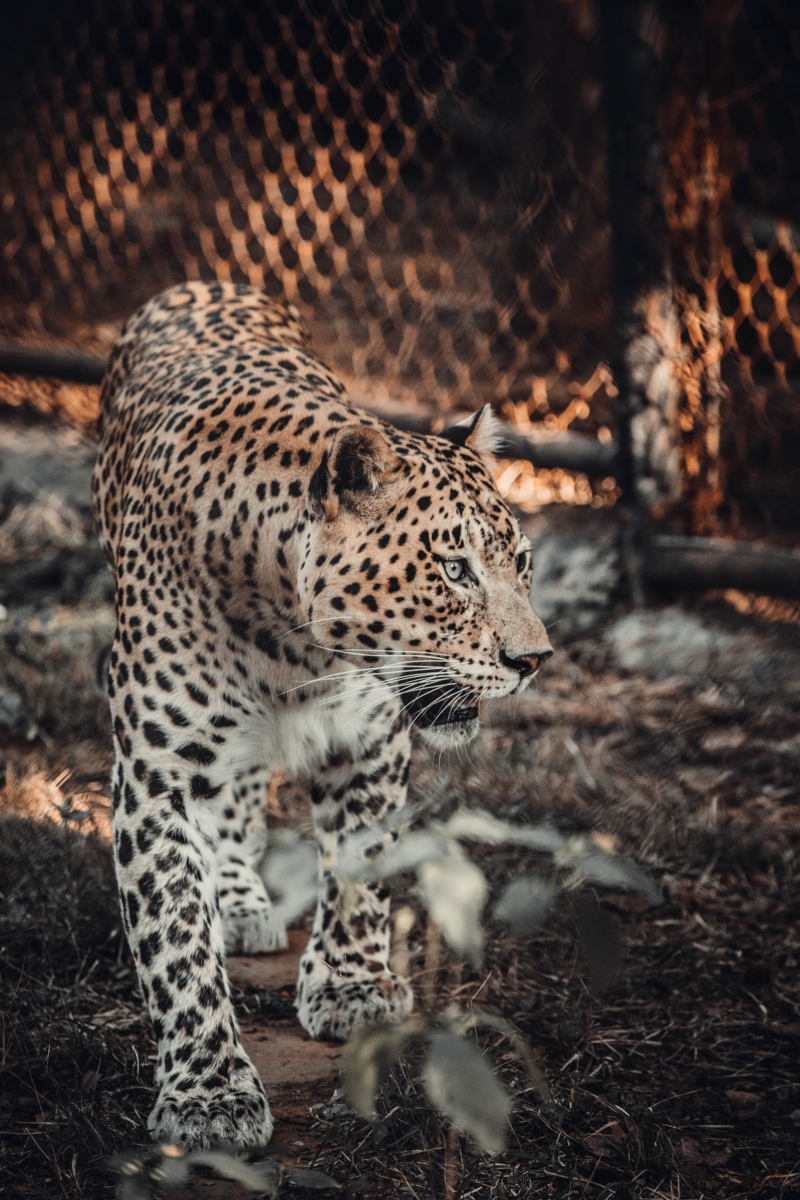
#> input picture Pawan-Shejwal/opencv tutorial/photos/tiger.jpg, 4000 x 6000 px (shown at 1/5 size)
$ python 'grayscale .py'
#> lines starting #> are read from the running program, lines starting #| are printed output that depends on the picture

import cv2 as cv
img=cv.imread("photos/tiger.jpg")
#> img is the input picture: shape (6000, 4000, 3); mean B, G, R 60.6, 65.9, 76.7
def rescaleFrame(frame,scale=0.75):
#> called with scale = 0.2
    width = int(frame.shape[1] * scale)
#> width = 800
    height =int(frame.shape[0] * scale)
#> height = 1200

    dimensions =(width,height)
#> dimensions = (800, 1200)
    return cv.resize(frame,dimensions,interpolation =cv.INTER_AREA)

dchangedimg=rescaleFrame(img,scale=0.20)
cv.imshow('tiger',dchangedimg)
#greyscale img
grayImg=cv.cvtColor(dchangedimg,cv.COLOR_BGR2GRAY) #converting to grayscale
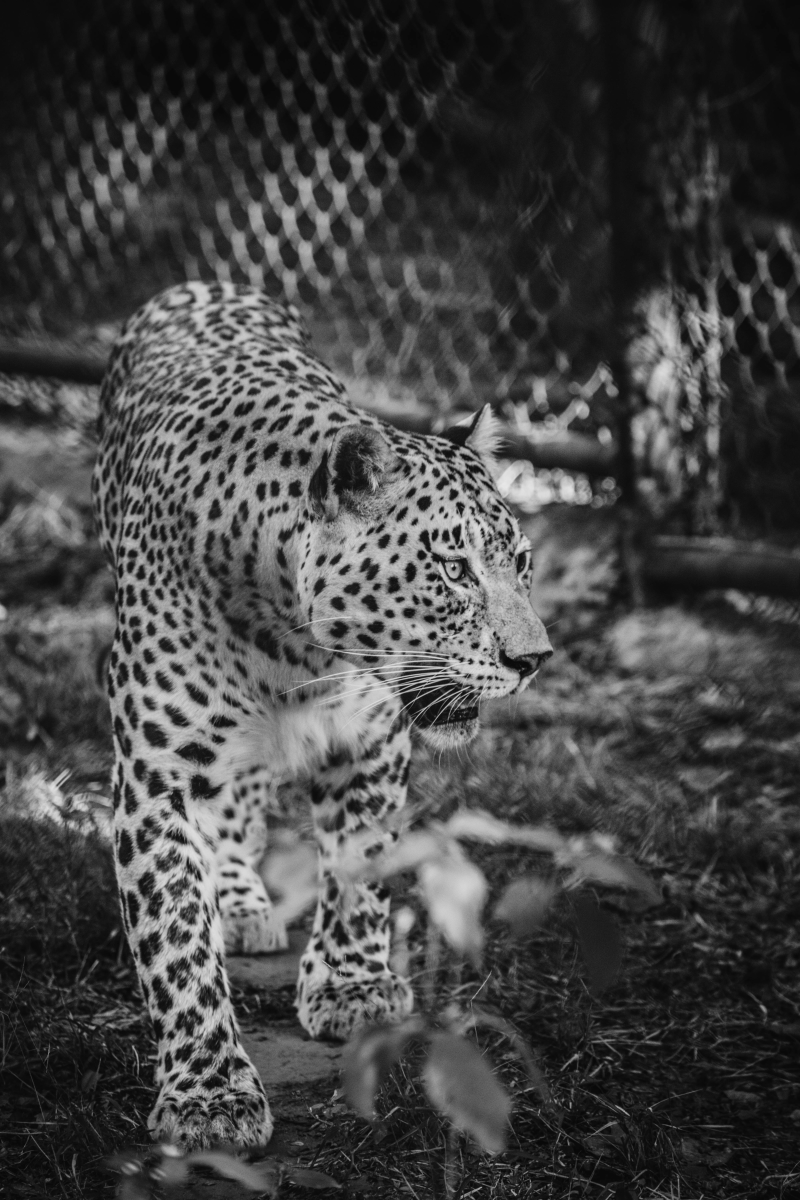
#> grayImg: shape (1200, 800); min 8, max 231, mean 68.5
cv.imshow("gray",grayImg)

#blur image
blur_img=cv.GaussianBlur(dchangedimg,(7,7),cv.BORDER_DEFAULT)
cv.imshow('blur',blur_img)

#Edgecascade
cannyedimage=cv.Canny(dchangedimg,threshold1=30,threshold2=40)#finding edges in the
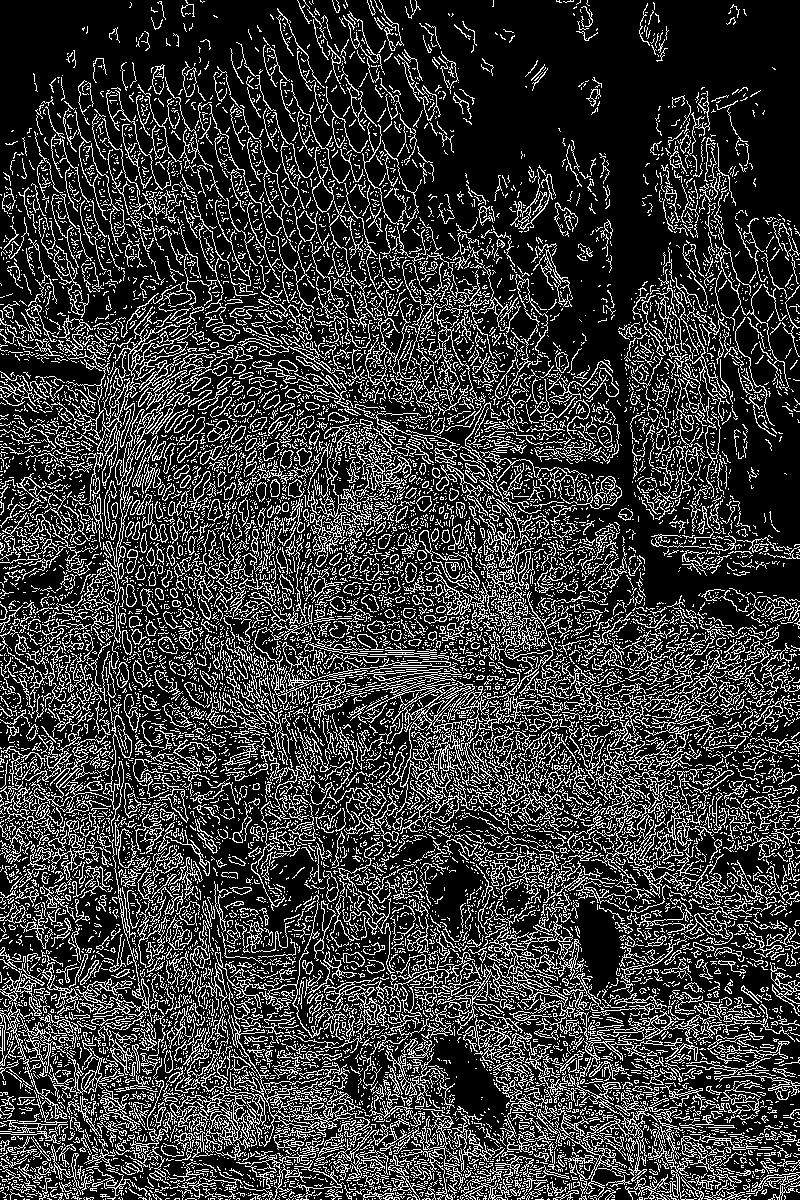
#> cannyedimage: shape (1200, 800); 22.4% white in thin lines or dots
cv.imshow('Canny edges',cannyedimage)

#dilating edges
kernel=(9,9)  #(x,y)
dilation=cv.dilate(cannyedimage,kernel,iterations=1)   ## dilates the canny edge
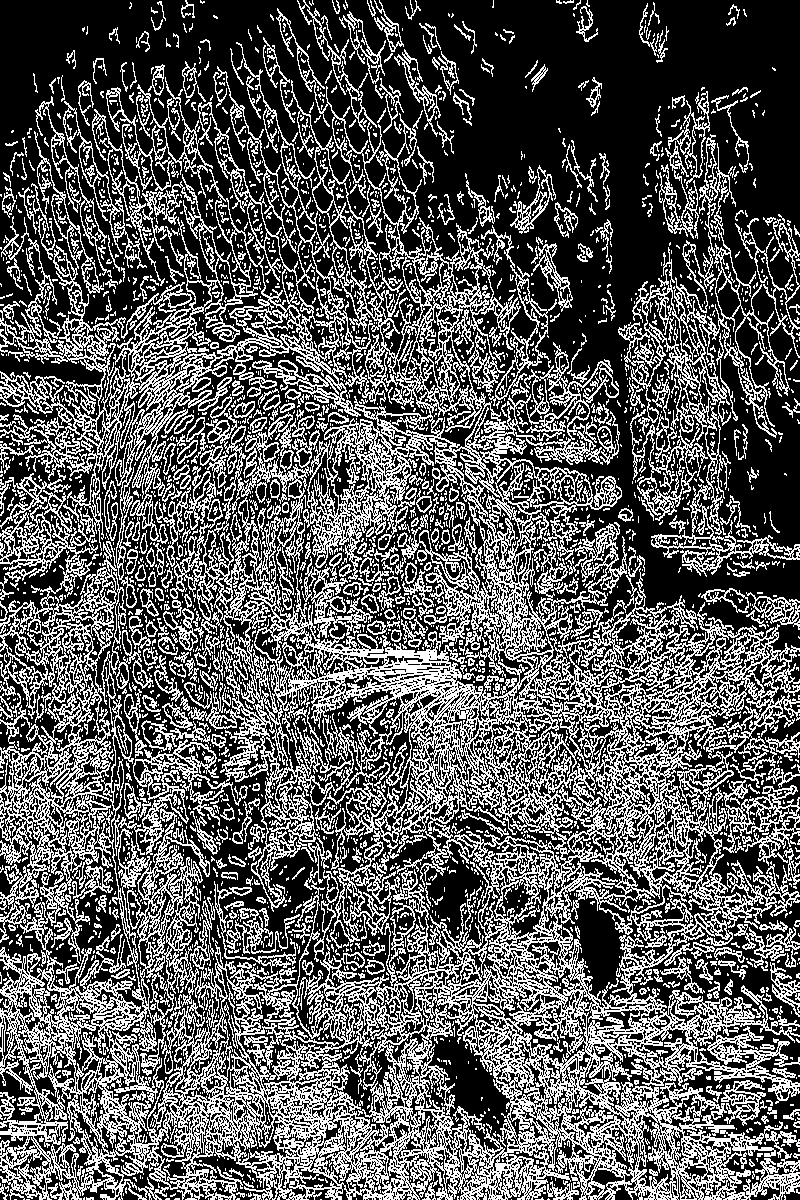
#> dilation: shape (1200, 800); 36% white in thin lines or dots
cv.imshow('Dilated Image',dilation)

#eroding
erosion=cv.erode(dilation,kernel,iterations=1)    ### erodes the dilation
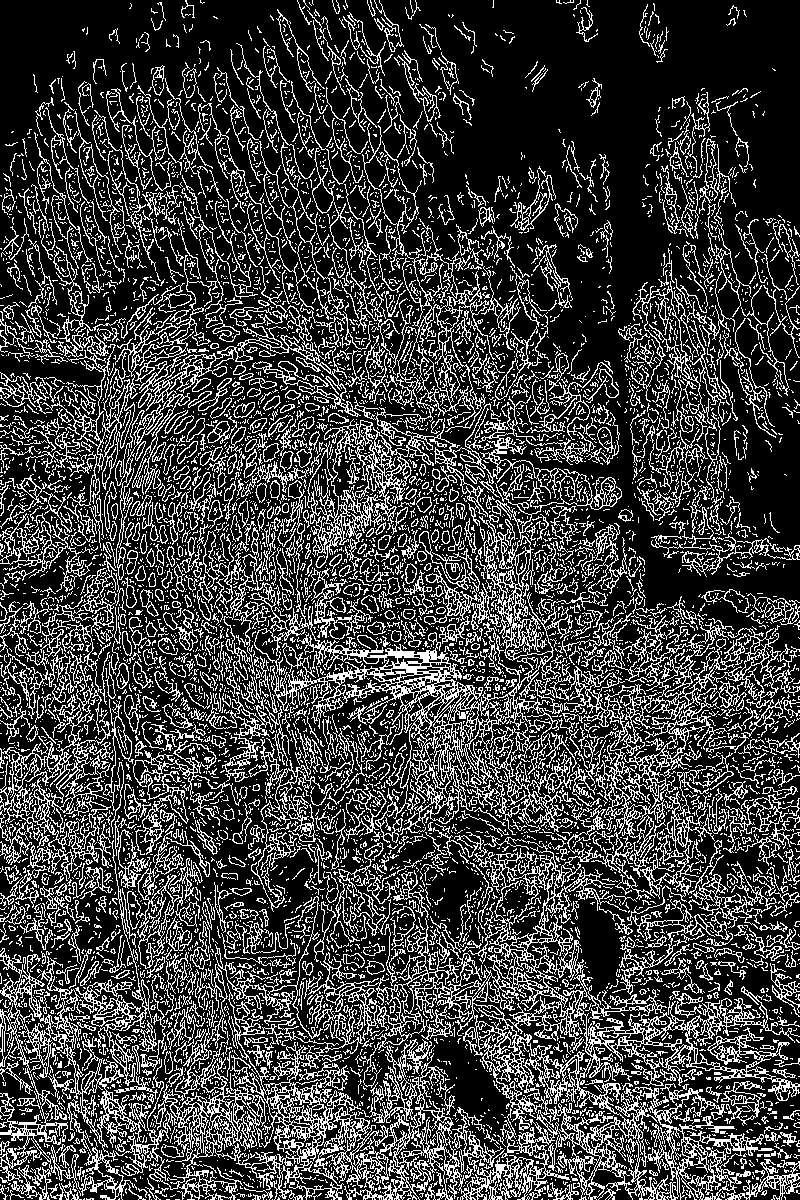
#> erosion: shape (1200, 800); 24.8% white in thin lines or dots
cv.imshow('Eroded',erosion)

#resized
resized =cv.resize(img,(500,500),interpolation=cv.INTER_CUBIC)
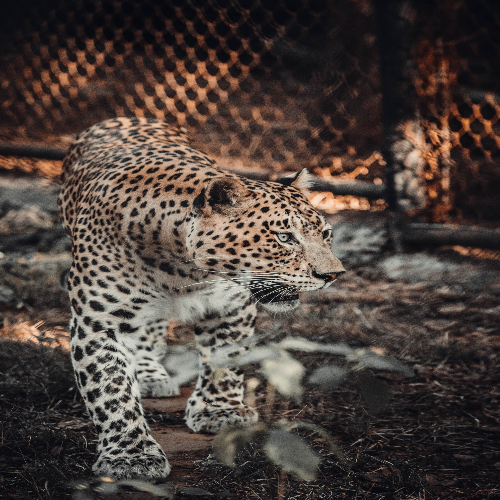
#> resized: shape (500, 500, 3); mean B, G, R 60.6, 65.9, 76.7
cv.imshow('Resized', resized )

#Crapping
cropped =img[50:200,200:400]
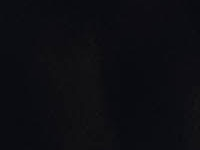
#> cropped: shape (150, 200, 3); mean B, G, R 17.7, 13.1, 12.7
cv.imshow('Croped', cropped)

cv.waitKey(0)

$ run again, with Pawan-Shejwal/opencv tutorial/photos/cat.jpg copied over Pawan-Shejwal/opencv tutorial/photos/tiger.jpg
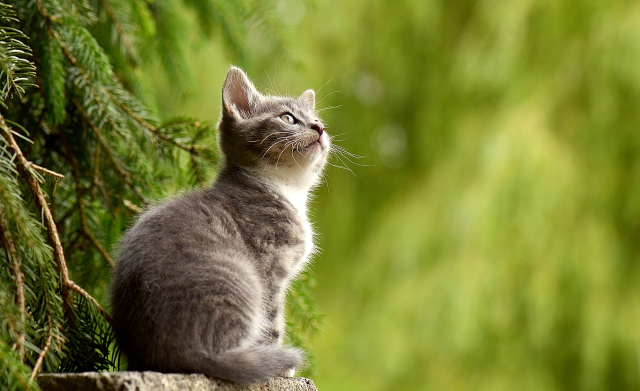
#> input picture Pawan-Shejwal/opencv tutorial/photos/cat.jpg, 1280 x 781 px (shown at 1/2 size)
#> img is the input picture: shape (781, 1280, 3); mean B, G, R 49.7, 125.8, 119.2
#> `cannyedimage=cv.Canny(dchangedimg,threshold1=30,threshold2=40)#finding..`:
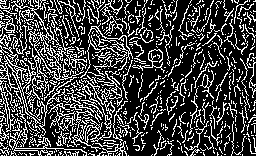
#> cannyedimage: shape (156, 256); 26.5% white in thin lines or dots
#> dilation: shape (156, 256); 41.2% white in thin lines or dots
#> erosion: shape (156, 256); 29.7% white in thin lines or dots
#> `cropped =img[50:200,200:400]`:
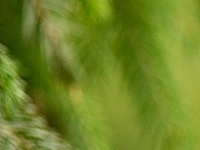
#> cropped: shape (150, 200, 3); mean B, G, R 37.7, 131.4, 110.6

$ run again, with Pawan-Shejwal/opencv tutorial/photos/family.jpg copied over Pawan-Shejwal/opencv tutorial/photos/tiger.jpg
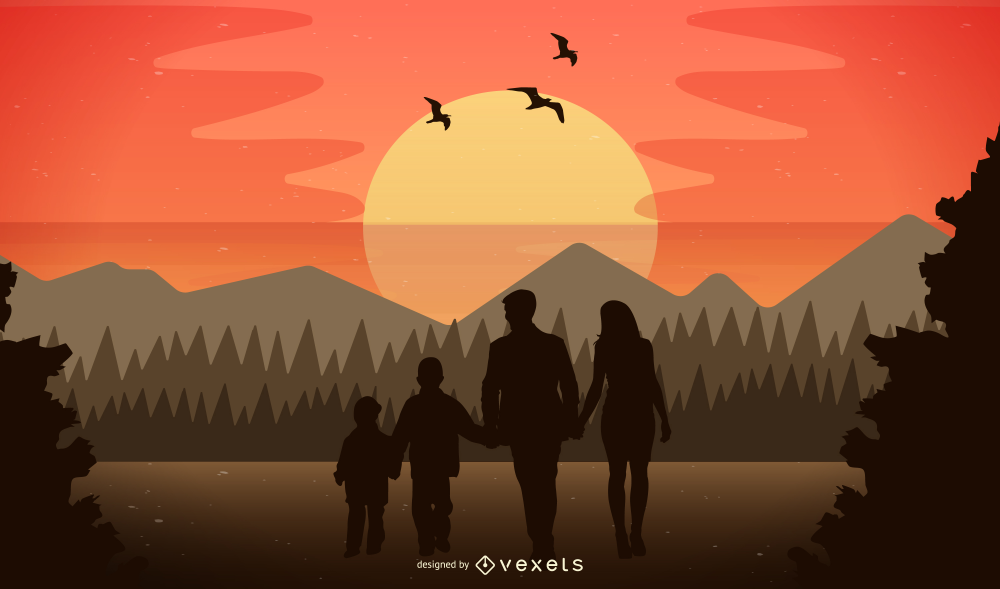
#> input picture Pawan-Shejwal/opencv tutorial/photos/family.jpg, 3000 x 1765 px (shown at 1/3 size)
#> img is the input picture: shape (1765, 3000, 3); mean B, G, R 50.8, 79.4, 147.8
#> `cannyedimage=cv.Canny(dchangedimg,threshold1=30,threshold2=40)#finding..`:
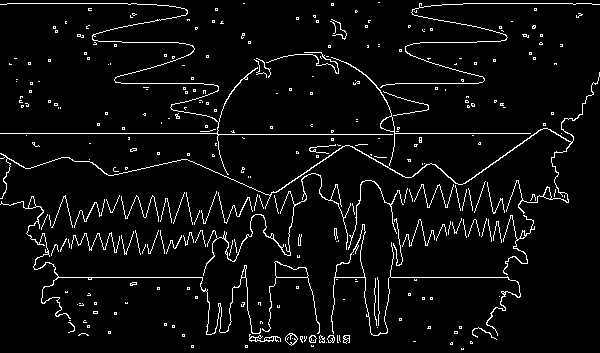
#> cannyedimage: shape (353, 600); 4.9% white in thin lines or dots
#> dilation: shape (353, 600); 7.7% white in thin lines or dots
#> erosion: shape (353, 600); 5.1% white in thin lines or dots
#> `cropped =img[50:200,200:400]`:
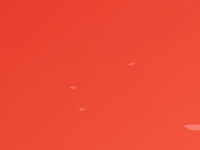
#> cropped: shape (150, 200, 3); mean B, G, R 54.4, 73.4, 236.7
